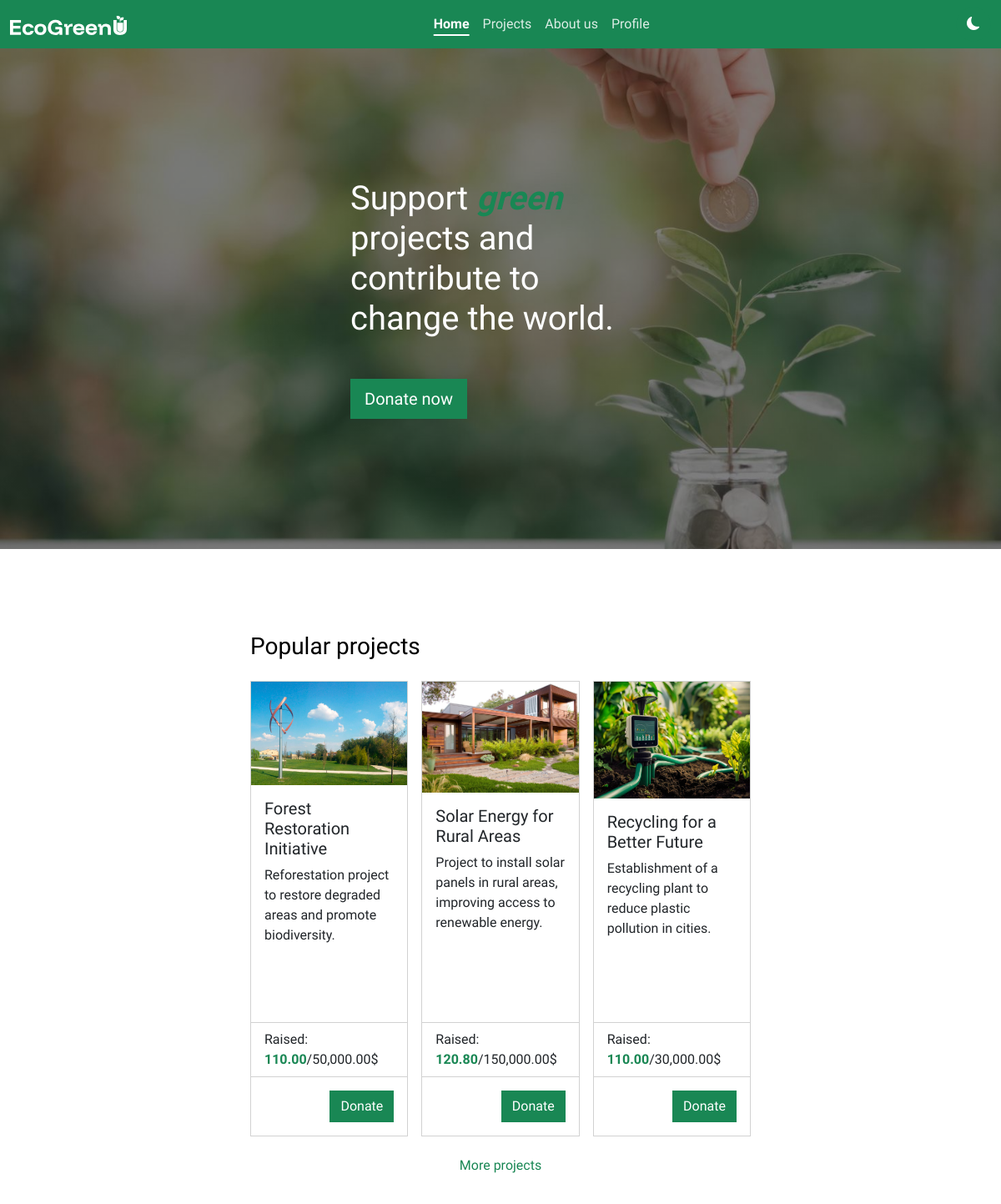
The page / on the database its author committed.
### tables this page shows
CREATE TABLE IF NOT EXISTS tblprojects (
  idProject INT NOT NULL PRIMARY KEY AUTO_INCREMENT,
  title CHAR(30) NOT NULL,
  description CHAR(250) NOT NULL,
  fundraiser INT NOT NULL,
  targetAmount DECIMAL(10,2) NOT NULL,
  deadline DATETIME NOT NULL,
  status CHAR(1) NOT NULL,
    FOREIGN KEY (fundraiser) REFERENCES tblusers(iduser)
);

### index.php (the view, shortened to what this page needs)
<?php
    $db = new mysqli("localhost", "root", "", "dbecogreenu");
    $result = $db->query("SELECT tblprojects.*, SUM(tblpayments.amount) AS raisedAmount FROM tblprojects INNER JOIN tblpayments ON tblprojects.idProject = tblpayments.projectId GROUP BY tblprojects.idProject LIMIT 3");
    $projects = [];
    if ($result == false) {
        echo "error";
    } else {
        while ($row = $result->fetch_assoc()) {
            array_push($projects, $row);
        }
    }
?>
<!DOCTYPE html>
<html lang="en">
<head>
    <link rel="stylesheet" href="css/styles.css">
    <link href="https://cdn.jsdelivr.net/npm/bootstrap@5.3.3/dist/css/bootstrap.min.css" rel="stylesheet">
    <link rel="stylesheet" href="https://cdn.jsdelivr.net/npm/bootstrap-icons@1.11.3/font/bootstrap-icons.min.css">
</head>
<body>
    <div class="container-fluid p-0 m-0 position-absolute">
        <nav class="navbar sticky-top navbar-expand-lg bg-success">
            <div class="container-fluid d-flex">
                <a class="navbar-brand p-0 m-0" href="index.php">
                    <img src="assets/logo/logo-navbar.svg" alt="EcoGreenU logo">
                </a>
                <div class="collapse navbar-collapse" id="navbarNav">
                    <ul class="navbar-nav ms-auto me-auto">
                        <li class="nav-item">
                            <a class="nav-link text-white active" aria-current="page" href="index.php">Home</a>
                        </li>
                        <li class="nav-item">
                            <a class="nav-link text-white" href="pages/projects.php">Projects</a>
                        </li>
                        <li class="nav-item">
                            <a class="nav-link text-white" href="pages/about-us.php">About us</a>
                        </li>
                        <li class="nav-item">
                            <a class="nav-link text-white" href="pages/profile.php">Profile</a>
                        </li>
                    </ul>
                    <button id="theme-switch" class="btn btn-success text-white p-2">
                        <i class="bi bi-moon-fill"></i>
                    </button>
                </div>
            </div>
        </nav>
        <div class="container-fluid p-0 m-0" id="main">
            <div class="hero-image">
                <div class="hero-text">
                    <h1 class="mb-4">Support <span class="highlight fw-bold">green</span> projects and contribute to change the world.</h1>
                    <a class="btn btn-success rounded-0 fs-5 mt-4 px-3 py-2" id="donateNowBtn">Donate now</a>
                </div>
            </div>
            <div id="popularProjects" style="scroll-margin-top: 5em;">
                <h3 class="mb-4">Popular projects</h3>
                <div class="row row-cols-1 row-cols-lg-2 row-cols-xl-3 g-3">
                    <?php foreach ($projects as $p): ?>
                        <div class="col">
                            <div class="card rounded-0">
                                <img src="assets/images/projects/proj-<?=$p["idProject"]?>.jpg" class="card-img-top" alt="<?=$p["title"] ?>">
                                <div class="card-body h-100">
                                    <h5 class="card-title"><?=$p["title"] ?></h5>
                                    <p class="card-text"><?=$p["description"] ?></p>
                                </div>
                                <ul class="list-group list-group-flush">
                                    <li class="list-group-item">Raised: <span class="text-success fw-bold"><?=number_format($p["raisedAmount"], 2) ?></span>/<?=number_format($p["targetAmount"], 2) ?>$</li>
                                </ul>
                                <div class="card-body d-flex">
                                    <a href="pages/project-details.php?project-id=<?=$p['idProject'] ?>" class="btn btn-success rounded-0 ms-auto">Donate</a>
                                </div>
                            </div>
                        </div>
                    <?php endforeach; ?>
                </div>
                <a href="pages/projects.php" class="btn text-success rounded-0 w-100 mt-3">More projects</a>
            </div>
        </div>
    </div>
</body>
</html>

### css/styles.css (style rules this page uses)
:root { --background-color: #fff; --foreground-color: #000; --primary-green: #198754; }
body { font-family: 'Funnel Display', 'Outfit', system-ui, -apple-system, BlinkMacSystemFont, 'Segoe UI', Roboto, Oxygen, Ubuntu, Cantarell, 'Open Sans', 'Helvetica Neue', sans-serif !important; background-color: var(--background-color) !important; color: var(--foreground-color) !important; }
#theme-switch { width: 42px; height: 42px; border-radius: 50%; display: flex; justify-content: center; align-items: center; }
.hero-image { background-image: linear-gradient(rgba(0, 0, 0, 0.5), rgba(0, 0, 0, 0.5)), url("../assets/images/hero.jpg"); height: 75vh; background-position: center; background-repeat: no-repeat; background-size: cover; position: relative; }
.hero-text { width: 30%; text-align: left; position: absolute; top: 50%; left: 50%; transform: translate(-50%, -50%); color: white; }
#popularProjects { margin: 100px 25%; }
.card > img.card-img-top { height: 200px; object-fit: cover !important; border-radius: 0 !important; }
.card { height: 100% !important; }
a.navbar-brand { margin: 0 !important; padding: 0 !important; }
.nav-link.active { text-decoration: underline !important; text-decoration-thickness: 2px !important; text-underline-offset: 7px; font-weight: bold !important; }
.nav-link:not(.active) { opacity: .85; }
.highlight { font-family: 'Gloria Hallelujah'; color: var(--primary-green); font-style: italic; }

### rows shown on the page
tblprojects: shows a picture, title "Forest Restoration Initiative", description "Reforestation project to restore degraded areas and promote biodiversity.", raisedAmount "110.00", targetAmount "50,000.00"
tblprojects: shows a picture, title "Solar Energy for Rural Areas", description "Project to install solar panels in rural areas, improving access to renewable energy.", raisedAmount "120.80", targetAmount "150,000.00"
tblprojects: shows a picture, title "Recycling for a Better Future", description "Establishment of a recycling plant to reduce plastic pollution in cities.", raisedAmount "110.00", targetAmount "30,000.00"
